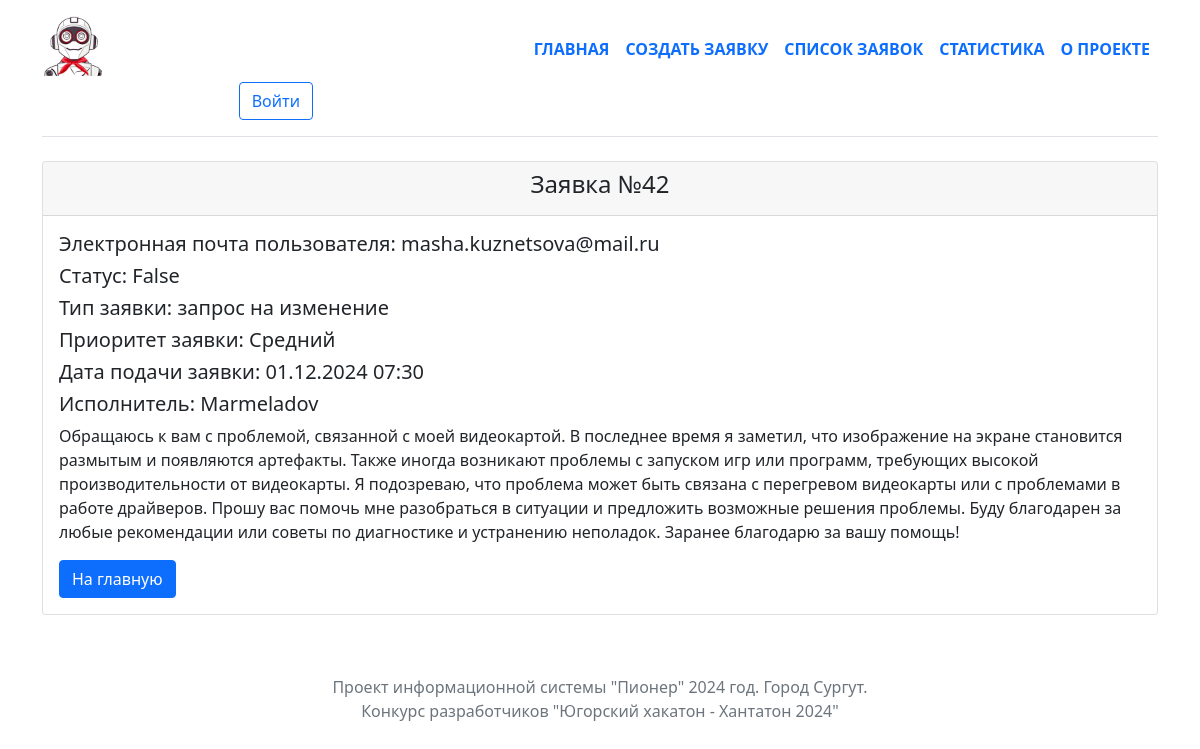
The page /task/42/ on the database its author committed.
### tasks/models.py (models this page shows, shortened)
class Task(models.Model):
    title = models.CharField(max_length=1024, null=True)
    message = models.TextField()
    authors = models.CharField(max_length=1024)
    contractor = models.ForeignKey(User, on_delete=models.CASCADE, null=True)
    created = models.DateTimeField("date published", auto_now_add= True)
    closed = models.BooleanField(default=False)
    typetask = models.ForeignKey(TypeTask, on_delete=models.CASCADE, null=True)
    priority = models.ForeignKey(Priority, on_delete=models.CASCADE, null=True)

class TypeTask(models.Model):
    type = models.CharField(max_length=50, null=True)
    def __str__(self):
        return self.type

class Priority(models.Model):
    level = models.CharField(max_length=50, null=True)
    def __str__(self):
        return self.level

### tasks/views.py (the view)
# urls.py: path("task/<int:task_id>/", views.task_info, name="task_info"),
def task_info(request, task_id):
    task = Task.objects.get(id=task_id)
    return render(request, 'tasks/task_info.html', {'task': task})

### tasks/templates/tasks/task_info.html
{% extends "tasks/base.html" %}
{% block content %}
    <div class="container">
        <div class="row">
            <div class="col-lg-12">
                <div class="card">
                    <div class="card-header">
                    <h4 class="text-center text">Заявка №{{ task.pk }}</h4>
                    </div>
                    <div class="card-body">
                        <h5 class="card-title">Электронная почта пользователя: {{ task.authors }}</h5>
                        <h5 class="card-title">Статус: {{ task.closed }}</h5>
                        <h5 class="card-title">Тип заявки: {{ task.typetask }}</h5>
                        <h5 class="card-title">Приоритет заявки: {{ task.priority }}</h5>
                        <h5 class="card-title">Дата подачи заявки: {{ task.created|date:'d.m.Y H:i' }}</h5>
                        <h5 class="card-title">Исполнитель: {{ task.contractor }}</h5>
                        <p class="card-text">{{ task.message }}</p>
                        <a href="/" class="btn btn-primary">На главную</a>
                    </div>
                </div>
            </div>
        </div>
    </div>
{% endblock %}

### rows shown on the page
Task: pk "42", authors "masha.kuznetsova@mail.ru", closed "False", typetask "запрос на изменение", priority "Средний", created "01.12.2024 07:30", contractor "Marmeladov", message "Обращаюсь к вам с проблемой, связанной с моей видеокартой. В последнее время я заметил, что изображение на экране становится размытым и появляются артефакты. Также иногда возникают проблемы с запуском игр или программ, требующих высокой производительности от видеокарты. Я подозреваю, что проблема может быть связана с перегревом видеокарты или с проблемами в работе драйверов. Прошу вас помочь мне разобраться в ситуации и предложить возможные решения проблемы. Буду благодарен за любые рекомендации или советы по диагностике и устранению неполадок. Заранее благодарю за вашу помощь!"
